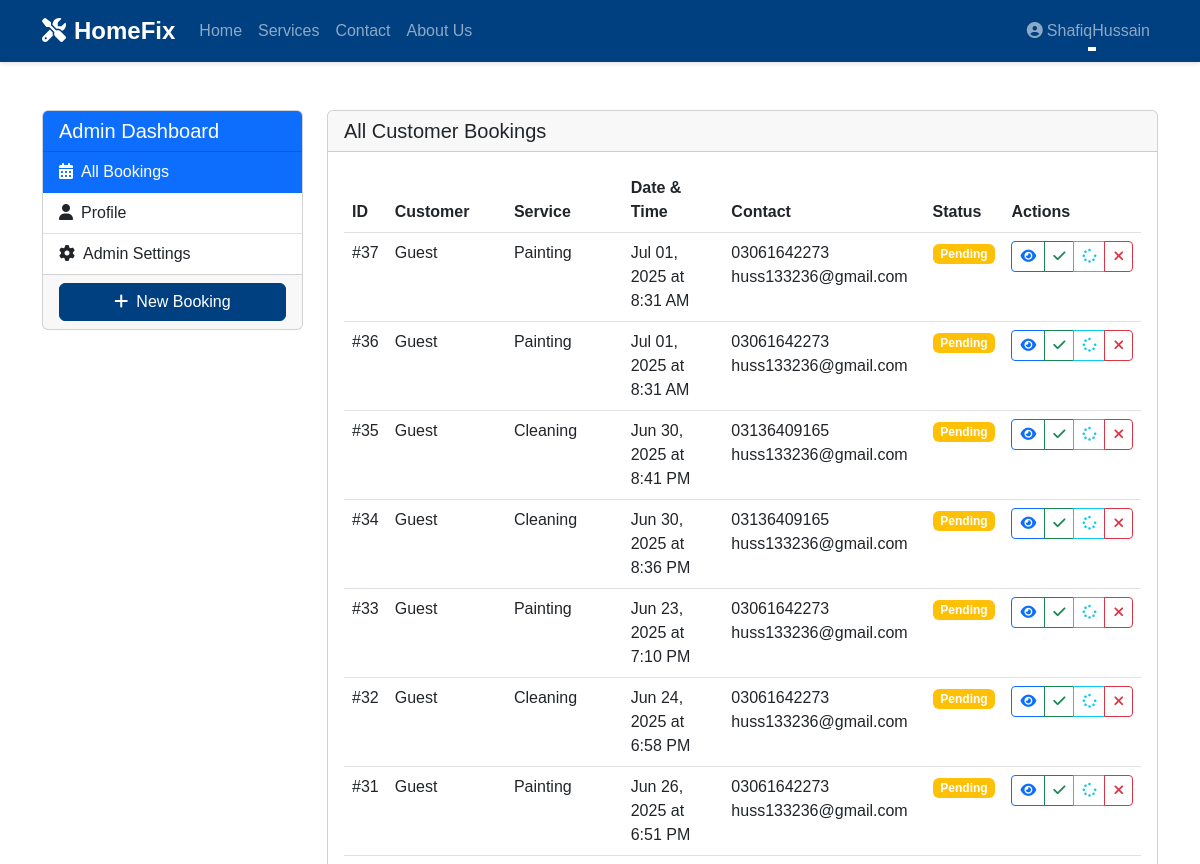
Before: /dashboard/ (signed in, upper part) with the older database file.
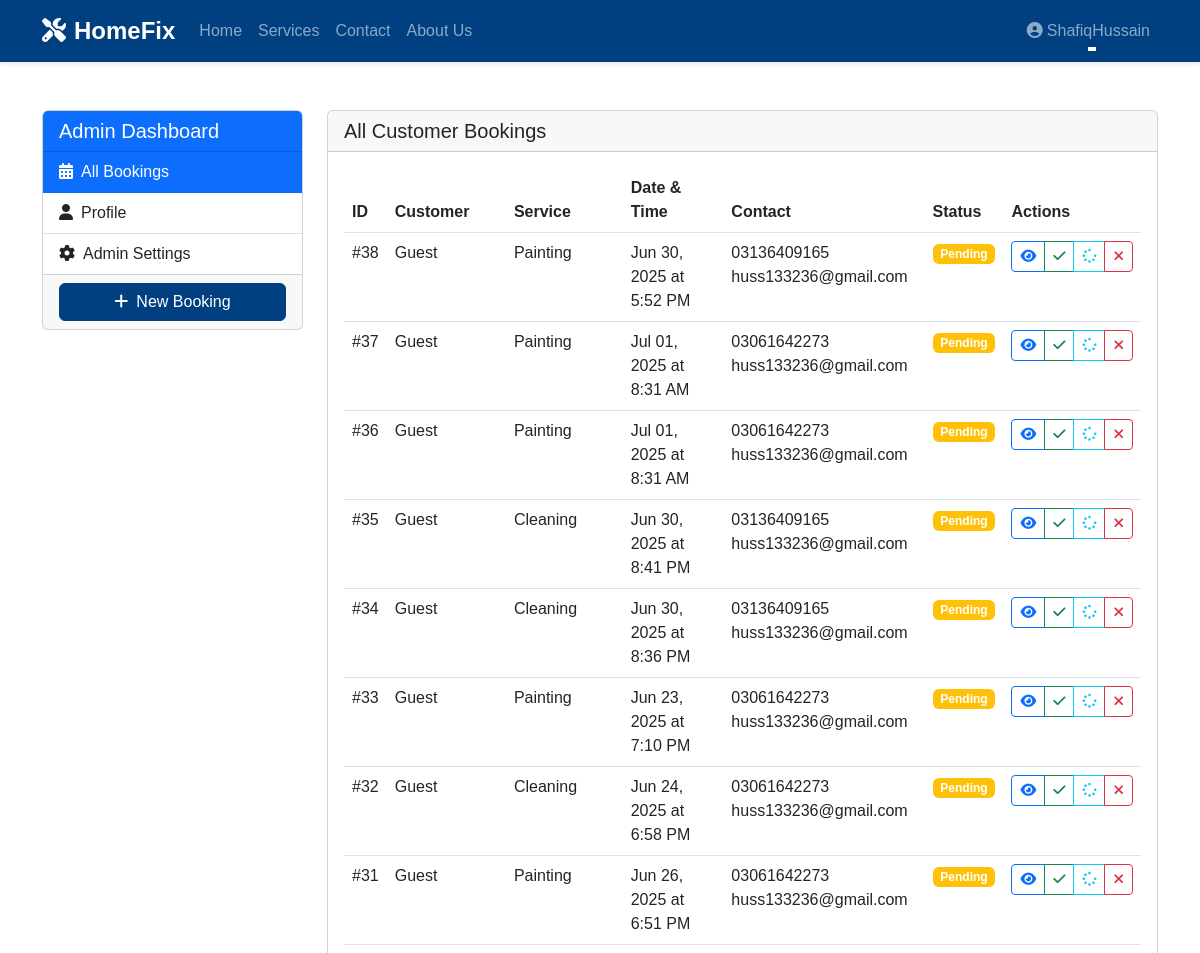
After: the same page with the newer database file.
### services/models.py (models this page shows, shortened)
class Booking(models.Model):
    STATUS_CHOICES = [
        ('pending', 'Pending'),
        ('in_progress', 'In Progress'),
        ('confirmed', 'Confirmed'),
        ('completed', 'Completed'),
        ('cancelled', 'Cancelled'),
    ]
    customer = models.ForeignKey(User, on_delete=models.CASCADE, related_name='bookings', null=True, blank=True)
    provider = models.ForeignKey(Provider, on_delete=models.SET_NULL, null=True, related_name='provider_bookings')
    service = models.ForeignKey(Service, on_delete=models.CASCADE)
    date = models.DateField()
    time = models.TimeField()
    phone_number = models.CharField(max_length=20, blank=True, null=True)
    email = models.EmailField(blank=True, null=True)
    address = models.CharField(max_length=255)
    postcode = models.CharField(max_length=20)
    status = models.CharField(max_length=20, choices=STATUS_CHOICES, default='pending')
    price = models.DecimalField(max_digits=10, decimal_places=2, null=True, blank=True)
    notes = models.TextField(blank=True, null=True)
    created_at = models.DateTimeField(auto_now_add=True)
    rating = models.IntegerField(null=True, blank=True)
    feedback = models.TextField(null=True, blank=True)

class Service(models.Model):
    name = models.CharField(max_length=100)
    description = models.TextField()
    icon = models.CharField(max_length=50)  # Store icon name/class
    base_price = models.DecimalField(max_digits=10, decimal_places=2)
    category = models.CharField(max_length=100)

### services/views.py (the view)
# urls.py: path('dashboard/', views.dashboard, name='dashboard'),
@login_required
def dashboard(request):
    user = request.user
    if user.is_staff or user.is_superuser:
        bookings = Booking.objects.all().order_by('-created_at')
        upcoming_bookings = bookings.filter(status__in=['pending', 'confirmed'])
        past_bookings = bookings.filter(status__in=['completed', 'cancelled'])
        is_admin = True
    else:
        bookings = Booking.objects.filter(customer=user).order_by('-created_at')
        upcoming_bookings = bookings.filter(status__in=['pending', 'confirmed'])
        past_bookings = bookings.filter(status__in=['completed', 'cancelled'])
        is_admin = False
    return render(request, 'services/dashboard.html', {
        'user': user,
        'upcoming_bookings': upcoming_bookings,
        'past_bookings': past_bookings,
        'is_admin': is_admin,
    })

### templates/services/dashboard.html (shortened to what the changed rows need)
{% extends "base.html" %}
{% block content %}
<div class="container py-4">
    <div class="row">
        <div class="col-lg-9">
            <div class="tab-content">
                <div class="tab-pane fade show active" id="bookings">
                    <div class="card">
                        <div class="card-body">
                            {% if is_admin %}
                            <div class="table-responsive">
                                <table class="table table-hover">
                                    <thead>
                                        <tr>
                                            <th>ID</th>
                                            <th>Customer</th>
                                            <th>Service</th>
                                            <th>Date & Time</th>
                                            <th>Contact</th>
                                            <th>Status</th>
                                            <th>Actions</th>
                                        </tr>
                                    </thead>
                                    <tbody>
                                        {% for booking in upcoming_bookings %}
                                        <tr>
                                            <td>#{{ booking.id }}</td>
                                            <td>
                                                {% if booking.customer %}
                                                    {{ booking.customer.get_full_name|default:booking.customer.username|default:"Guest" }}
                                                {% else %}
                                                    Guest
                                                {% endif %}
                                            </td>
                                            <td>{{ booking.service.name }}</td>
                                            <td>{{ booking.date|date:"M d, Y" }} at {{ booking.time|time:"g:i A" }}</td>
                                            <td>
                                                {{ booking.phone_number }}<br>
                                                {{ booking.email }}
                                            </td>
                                            <td>
                                                <span class="badge {% if booking.status == 'confirmed' %}bg-success{% elif booking.status == 'pending' %}bg-warning{% elif booking.status == 'in_progress' %}bg-info{% elif booking.status == 'cancelled' %}bg-danger{% elif booking.status == 'completed' %}bg-secondary{% else %}bg-secondary{% endif %}">
                                                    {{ booking.status|title }}
                                                </span>
                                            </td>
                                            <td>
                                                <div class="btn-group btn-group-sm">
                                                    <button class="btn btn-outline-primary" data-bs-toggle="modal" data-bs-target="#bookingDetails{{ booking.id }}">
                                                        <i class="fas fa-eye"></i>
                                                    </button>
                                                    {% if booking.status == 'pending' %}
                                                    <a href="{% url 'update_booking_status' booking.id 'confirmed' %}" class="btn btn-outline-success" title="Confirm Booking">
                                                        <i class="fas fa-check"></i>
                                                    </a>
                                                    <a href="{% url 'update_booking_status' booking.id 'in_progress' %}" class="btn btn-outline-info" title="Mark as In Progress">
                                                        <i class="fas fa-spinner"></i>
                                                    </a>
                                                    <a href="{% url 'update_booking_status' booking.id 'cancelled' %}" class="btn btn-outline-danger" title="Cancel Booking">
                                                        <i class="fas fa-times"></i>
                                                    </a>
                                                    {% elif booking.status == 'completed' %}
                                                    <span class="btn btn-outline-secondary disabled">
                                                        <i class="fas fa-lock"></i>
                                                    </span>
                                                    {% elif booking.status == 'cancelled' %}
                                                    <a href="{% url 'update_booking_status' booking.id 'pending' %}" class="btn btn-outline-warning" title="Reactivate Booking">
                                                        <i class="fas fa-redo"></i>
                                                    </a>
                                                    {% endif %}
                                                </div>
                                            </td>
                                        </tr>
                                        {% endfor %}
                                    </tbody>
                                </table>
                            </div>
                            {% endif %}
                        </div>
                    </div>
                </div>
            </div>
        </div>
    </div>
</div>
{% endblock %}

Changed rows visible on the page:
added Booking: id "38", shows "Guest", service.name "Painting", date "Jun 30, 2025", time "5:52 PM", phone_number "03136409165", email "huss133236@gmail.com", status "Pending"
